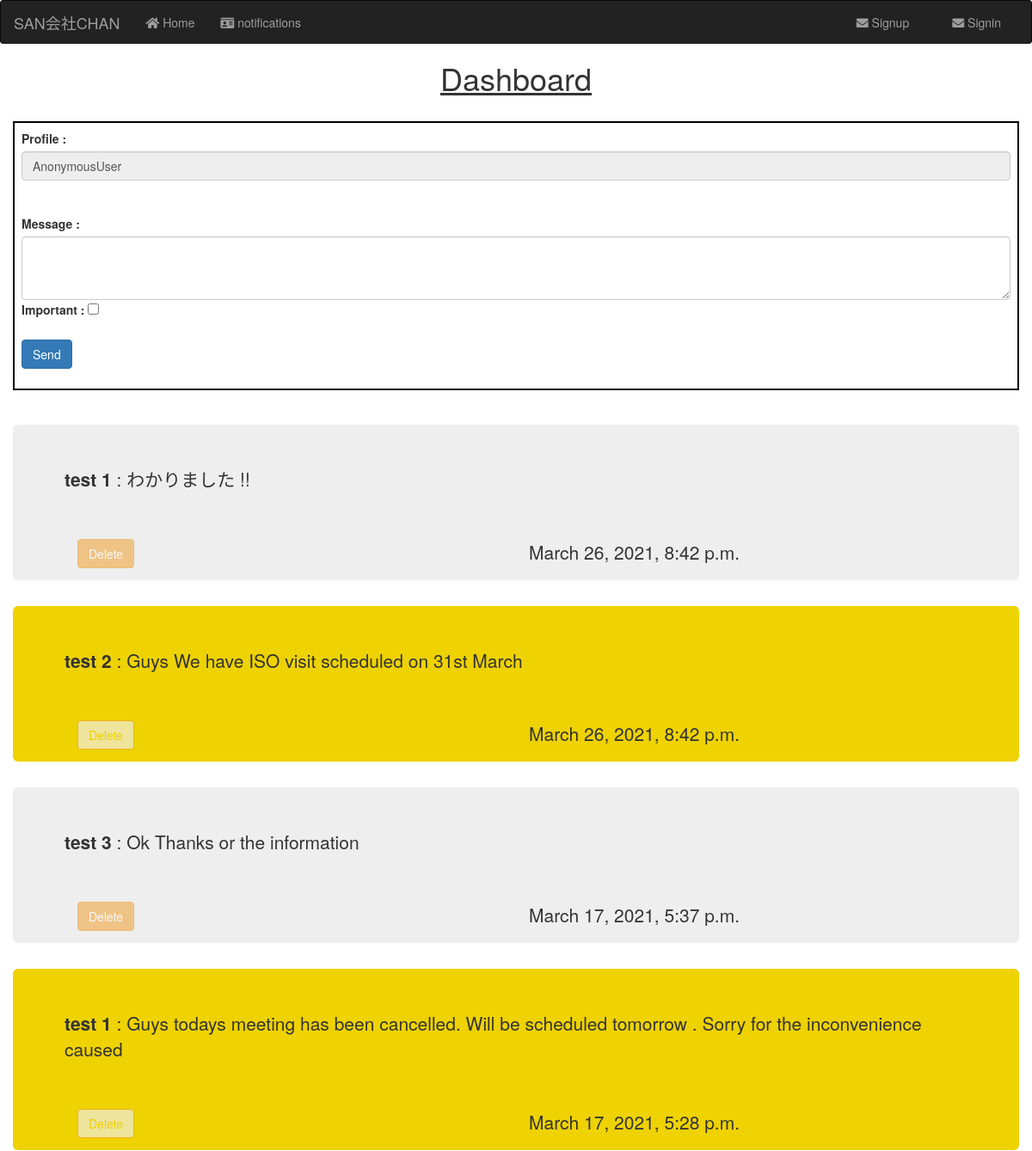
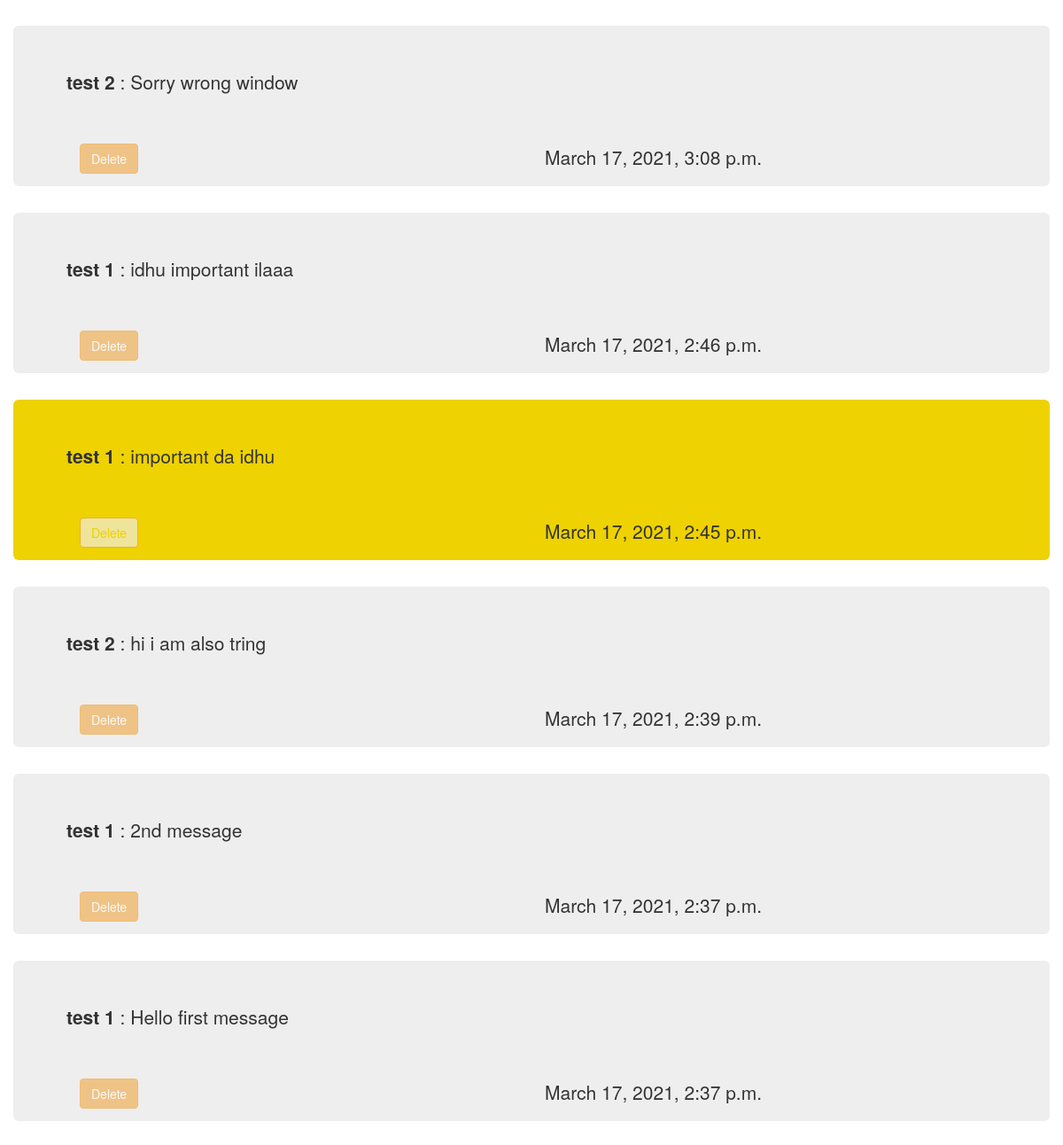
/dashboard/, run on the app's committed database (2 pictures, top to bottom).
### dashboard/models.py (models this page shows)
class Message(models.Model):
    user = models.ForeignKey(User, on_delete=models.CASCADE, related_name= "emp_message")
    user_profile = models.ForeignKey(user_profile, on_delete=models.CASCADE , related_name= "user_profile_message")
    employee = models.ForeignKey(Employee, on_delete=models.CASCADE , related_name= "emp")
    message = models.TextField(max_length=300)
    sender = models.ForeignKey(Employee, on_delete=models.CASCADE , related_name= "emp_sender")
    reciever = models.ForeignKey(Employee, on_delete=models.CASCADE , related_name= "emp_reciever" , blank=True , null=True)
    created_at = models.DateTimeField(auto_now_add=True)
    important = models.BooleanField(blank = True, null=True)
    def __str__(self):
        name = str(self.sender) +' ' +  str(self.message)[0:10]
        return str(name)

### structure/models.py (models this page shows, shortened)
class Employee(models.Model):
    user_profile = models.ForeignKey(user_profile, on_delete=models.CASCADE, null=True, blank=True )
    emp_no = models.IntegerField( primary_key=True )
    birth_date = models.DateField()
    first_name = models.CharField(max_length=14 , help_text="Enter your First Name")
    last_name = models.CharField(max_length=16)
    gender = models.CharField(max_length=1)
    hire_date = models.DateField()
    address = models.TextField(max_length=100, blank = True, null=True, default="NAN")
    class Meta:
        verbose_name = ('employee')
        verbose_name_plural = ('employees')
    def __str__(self):
        return "{} {}".format(self.first_name, self.last_name)

### dashboard/views.py (the view, shortened to what this page needs)
# urls.py: path('', views.home , name = "home"),
def home(request):
    curr_user = request.user
    admin = Employee.objects.get(emp_no = 0)
    print('admin is ', admin)
    messages = Message.objects.all().filter(reciever=admin).order_by('-created_at')
    print(messages)
    return render(request,'dashboard/dashboard.html', {'messages': messages, 'curr_user' : curr_user})

### templates/dashboard/dashboard.html (shortened to what this page needs)
<!DOCTYPE html>
{% extends "base.html" %}
{% load static %}
{% block body %}
<h1 style="text-align: center;"> <u>Dashboard</u></h1> <br>
<form style="border: 2px solid black; padding : 8px" method=POST>
    <div class="form-group">
        <label for="sender"> Profile :</label>
        <input type="text" class="form-control" name="sender" value={{curr_user}} disabled>
        <br><br>
        <label for="message"> Message : </label>
        <textarea class="form-control" name="message" rows="3"></textarea>
        <label for="important"> Important : </label>
        <input type="checkbox" name="important">
        <br><br>
        <input type="submit" class="btn btn-primary" value="Send">
    </div>
</form>
<br><br>
    {% for message in messages %}
        {% if message.important == True %}
            <div class="jumbotron"  style= "background-color:#eed202;">
                <div>
                    <p><b>{{message.sender}}</b> : {{message.message}}</p>
                    <br><br>
                </div>
                <div class="col-md-12">
                    <div class="row">
                        <div class="col-md-6">
                            {% if message.  == curr_user %}
                                <a href=" {% url 'dashboard:delete' pk=message.id %} "><button class="btn btn-warning" style="background-color: #eee; color : #eed202;">Delete</button></a>
                            {% else %}
                                <a href=" {% url 'dashboard:delete' pk=message.id %} "><button class="btn btn-warning" style="background-color: #eee; color : #eed202;" disabled>Delete</button></a>
                            {% endif %}
                        </div>
                        <div class="col-md-6">
                            <p>{{message.created_at}}</p>
                        </div>
                    </div>
                </div>
            </div>
        {% else %}
            <div class="jumbotron" >
                <div>
                    <p><b>{{message.sender}}</b> : {{message.message}}</p>
                    <br><br>
                </div>
                <div class="col-md-12">
                    <div class="row">
                        <div class="col-md-6">
                            {% if message.  == curr_user %}
                                <a href=" {% url 'dashboard:delete' pk=message.id %} "><button class="btn btn-warning">Delete</button></a>
                            {% else %}
                                <a href=" {% url 'dashboard:delete' pk=message.id %} "><button class="btn btn-warning" disabled>Delete</button></a>
                            {% endif %}
                        </div>
                        <div class="col-md-6">
                            <p>{{message.created_at}}</p>
                        </div>
                    </div>
                </div>
            </div>
        {% endif %}
    {% endfor %}
{% endblock %}

### data on the page
Message: sender "test 1", message "わかりました !!", shows "Delete", created_at "March 26, 2021, 8:42 p.m."
Message: sender "test 2", message "Guys We have ISO visit scheduled on 31st March", shows "Delete", created_at "March 26, 2021, 8:42 p.m."
Message: sender "test 3", message "Ok Thanks or the information", shows "Delete", created_at "March 17, 2021, 5:37 p.m."
Message: sender "test 1", message "Guys todays meeting has been cancelled. Will be scheduled tomorrow . Sorry for the inconvenience caused", shows "Delete", created_at "March 17, 2021, 5:28 p.m."
Message: sender "test 2", message "Sorry wrong window", shows "Delete", created_at "March 17, 2021, 3:08 p.m."
Message: sender "test 1", message "idhu important ilaaa", shows "Delete", created_at "March 17, 2021, 2:46 p.m."
Message: sender "test 1", message "important da idhu", shows "Delete", created_at "March 17, 2021, 2:45 p.m."
Message: sender "test 2", message "hi i am also tring", shows "Delete", created_at "March 17, 2021, 2:39 p.m."
Message: sender "test 1", message "2nd message", shows "Delete", created_at "March 17, 2021, 2:37 p.m."
Message: sender "test 1", message "Hello first message", shows "Delete", created_at "March 17, 2021, 2:37 p.m."
